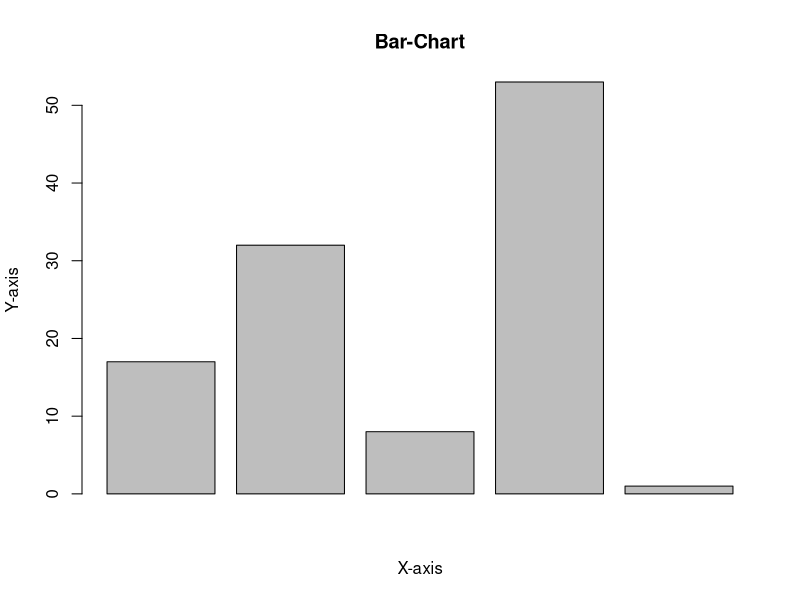
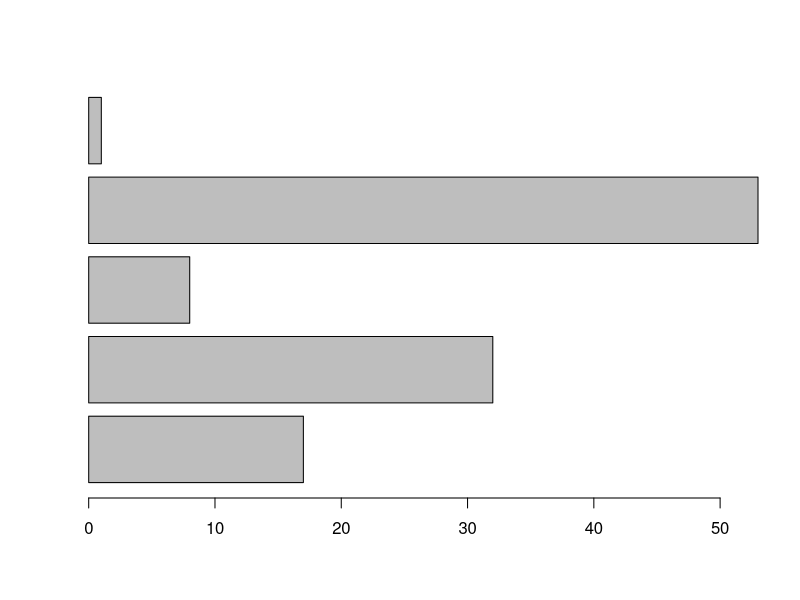
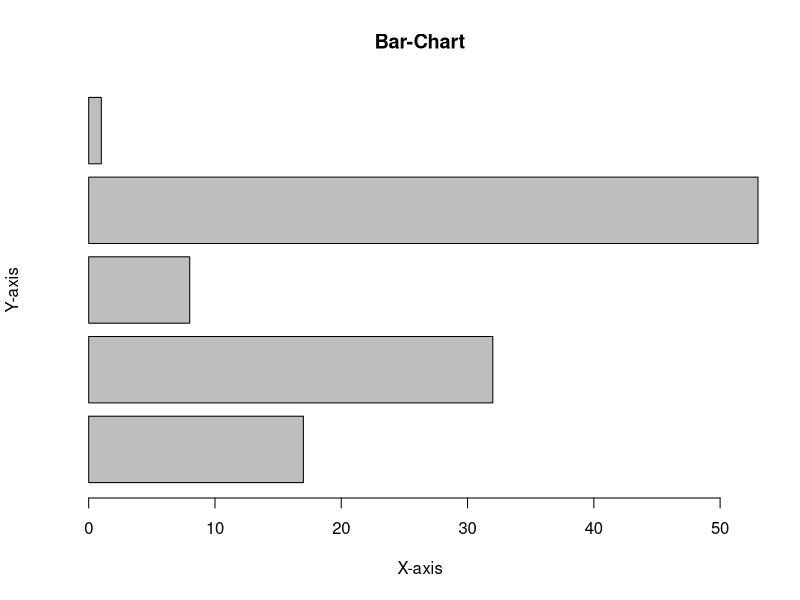
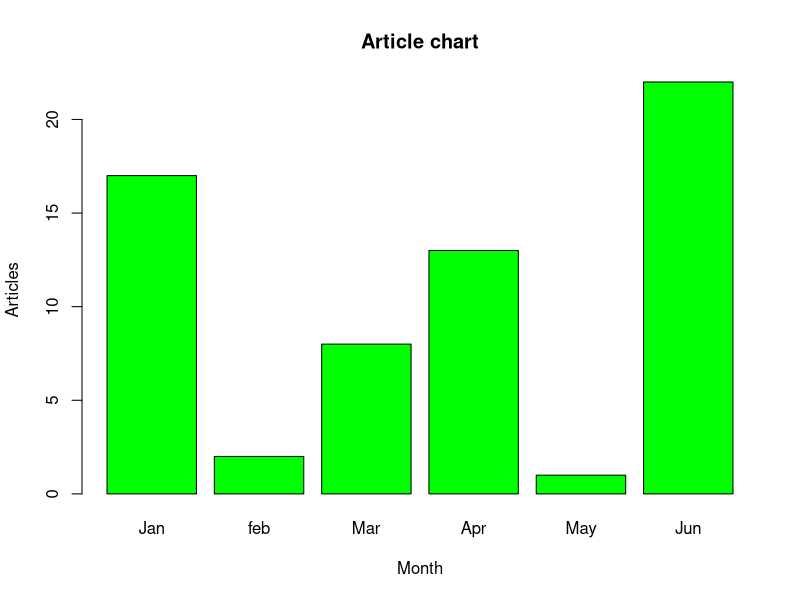
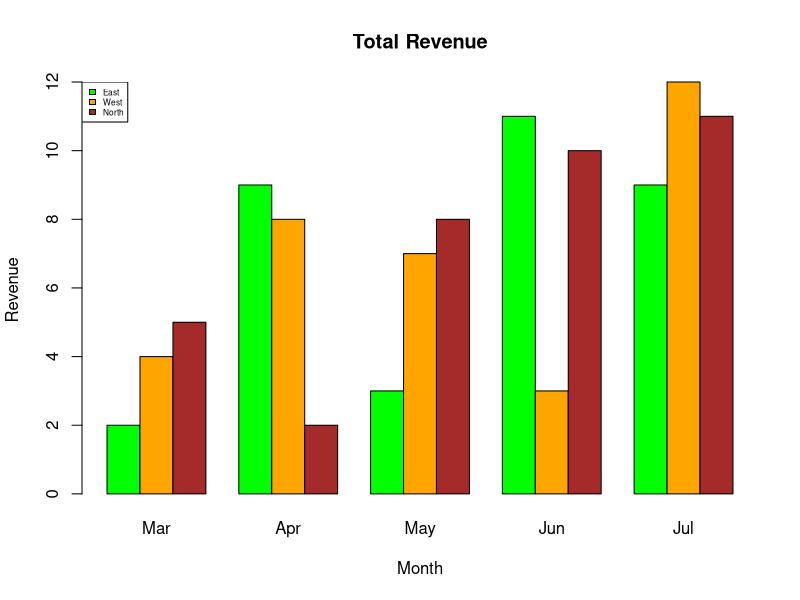
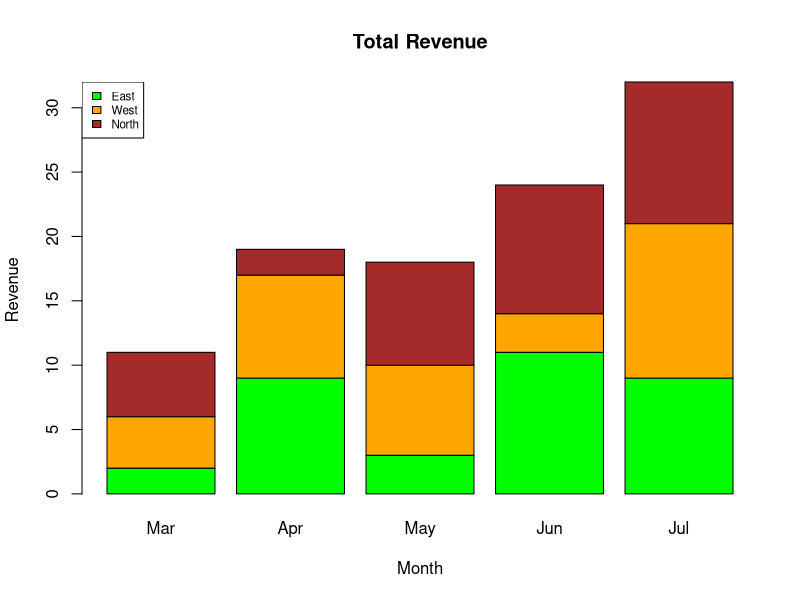

Here is the R script that generated these plots, in order:
# Create the data for the chart
A <- c(17, 32, 8, 53, 1)

# Plot the bar chart
barplot(A, xlab = "X-axis", ylab = "Y-axis", main ="Bar-Chart")
#Creating a Horizontal Bar Chart
#Now to make it horizontal new parameter is added.
barplot(A, horiz=TRUE )
barplot(A, horiz = TRUE, xlab = "X-axis",
        ylab = "Y-axis", main ="Bar-Chart")
#names.arg: This parameter is a vector of names appearing under each bar in #bar chart.
# Create the data for the chart
A <- c(17, 2, 8, 13, 1, 22)
B <- c("Jan", "feb", "Mar", "Apr", "May", "Jun")

# Plot the bar chart 
barplot(A, names.arg = B, xlab ="Month", 
        ylab ="Articles", col ="green", 
        main ="Article chart")


colors = c("green", "orange", "brown")
months <- c("Mar", "Apr", "May", "Jun", "Jul")
regions <- c("East", "West", "North")

# Create the matrix of the values.
Values <- matrix(c(2, 9, 3, 11, 9, 4, 8, 7, 3, 12, 5, 2, 8, 10, 11),
                 nrow = 3, ncol = 5, byrow = TRUE)

# Create the bar chart
barplot(Values, main = "Total Revenue", names.arg = months,
        xlab = "Month", ylab = "Revenue",
        col = colors, beside = TRUE)

# Add the legend to the chart
legend("topleft",regions,cex = .5, fill = colors)


colors = c("green", "orange", "brown")
months <- c("Mar", "Apr", "May", "Jun", "Jul")
regions <- c("East", "West", "North")

# Create the matrix of the values.
Values <- matrix(c(2, 9, 3, 11, 9, 4, 8, 7, 3, 12, 5, 2, 8, 10, 11),
                 nrow = 3, ncol = 5, byrow = TRUE)

# Create the bar chart
barplot(Values, main = "Total Revenue", names.arg = months,
        xlab = "Month", ylab = "Revenue",
        col = colors)

# Add the legend to the chart
legend("topleft", regions, cex = 0.7, fill = colors)

